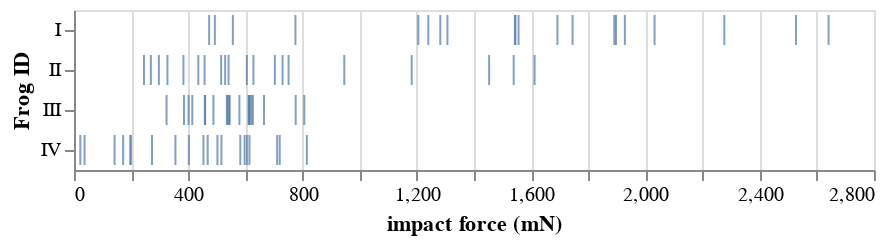

Source (notebook cell):
### Markdown cell above
### Strip plots

We could plot these using a **strip plot**. Here, each measurement is represented by a tick.

### Code cell
alt.Chart(df
    ).mark_tick(
    ).encode(
        x='impact force (mN):Q',
        y=alt.Y('ID:N', title='Frog ID')
    )
